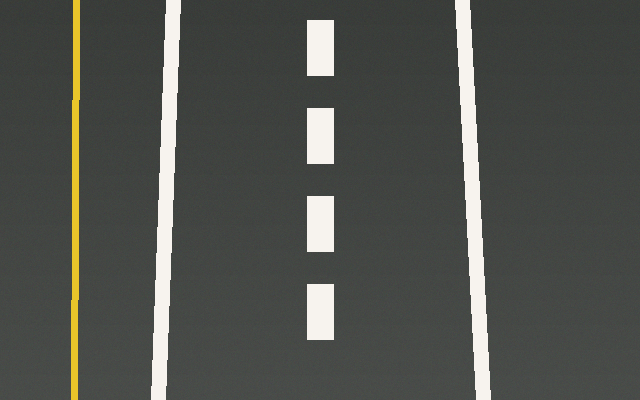
#> input picture exemplos_tp2/Filtragem_Espacial_Bordas_40_Exemplos_Independentes/dados/pista_bev.png, 640 x 400 px
$ python 38_resposta_direcional_sombra.py   (older library calls are emulated)
#> lines starting #> are read from the running program, lines starting #| are printed output that depends on the picture; after the words box and inside, x2 and y2 are one past the last pixel; in counts of white or black regions, pixels touching at a corner belong together
"""
EXEMPLO 38 - Frequências direcionais sob sombra e reflexos

O QUE ESTE CÓDIGO FAZ
Compara a resposta dos quatro filtros sobre as mesmas bordas verdadeiras em três condições.

COMO O CÓDIGO FUNCIONA
Mantém as máscaras de referência e varia somente a aparência da cena.

POR QUE É IMPORTANTE NA DIREÇÃO AUTÔNOMA
Permite investigar quais orientações permanecem mais detectáveis sob perturbação controlada.

COMO EXPLICAR AOS ALUNOS
Este exemplo representa uma etapa pequena de um pipeline de percepção. Observe a
imagem inicial, os valores numéricos apresentados no terminal e as imagens geradas.
Compare alterações de parâmetros mantendo as demais condições constantes.

ATIVIDADE PRÁTICA
Justifique por que a maior resposta nem sempre significa menos falsos positivos.

COMO EXECUTAR
python exemplos/38_resposta_direcional_sombra.py

SAÍDA
Uma ou mais figuras ou métricas serão salvas automaticamente em saidas/.
O programa pode ser executado diretamente: as funções estão neste próprio arquivo.
"""

import argparse
import csv
import json
import time
from pathlib import Path
import cv2
import numpy as np
import matplotlib
matplotlib.use("Agg")
import matplotlib.pyplot as plt

# Cada exemplo contém suas próprias funções; NÃO utiliza apoio.py.
# A pasta dados guarda apenas imagens de entrada. É permitido executar
# os exemplos em qualquer ordem, diretamente ou no Google Colab.
BASE = Path(__file__).resolve().parent.parent
DADOS = BASE / "dados"
RESULTADOS = BASE / "saidas" / Path(__file__).stem
RESULTADOS.mkdir(parents=True, exist_ok=True)


def ler(nome="pista_bev.png", cinza=False):
    """Abre uma imagem com verificação explícita de existência."""
    p = DADOS / nome
    imagem = cv2.imread(str(p), cv2.IMREAD_GRAYSCALE if cinza else cv2.IMREAD_COLOR)
    if imagem is None:
        raise FileNotFoundError(f"Imagem ausente: {p}. Execute o código com o ZIP extraído.")
    return imagem


def cinza(img):
    return cv2.cvtColor(img, cv2.COLOR_BGR2GRAY) if img.ndim == 3 else img


def sombra(img):
    """Perturbação controlada: sombra artificial em faixa diagonal da estrada."""
    a = img.astype(np.float32).copy()
    h, w = img.shape[:2]
    m = np.zeros((h,w),np.uint8)
    pts = np.array([[0,int(h*.16)],[w,int(h*.36)],[w,int(h*.59)],[0,int(h*.39)]],np.int32)
    cv2.fillConvexPoly(m,pts,255)
    a[m>0]*=.38
    a += np.random.default_rng(41).normal(0,2.5,a.shape)
    return np.clip(a,0,255).astype(np.uint8)


def molhado(img):
    """CENÁRIO SINTÉTICO, não um teste com asfalto molhado real.
    Refrações/reflexos e variação tonal aproximam certos efeitos visuais.
    """
    h,w=img.shape[:2]
    a=(img.astype(np.float32)*.68).astype(np.uint8)
    overlay=np.zeros_like(a)
    cv2.ellipse(overlay,(int(w*.50),int(h*.73)),(int(w*.39),int(h*.1)),0,0,360,(175,181,189),-1)
    cv2.line(overlay,(int(w*.27),int(h*.57)),(int(w*.76),int(h*.89)),(255,235,226),6)
    cv2.line(overlay,(int(w*.47),int(h*.62)),(int(w*.66),int(h*.97)),(225,224,240),4)
    a=cv2.addWeighted(a,.83,overlay,.17,0)
    noise=np.random.default_rng(27).normal(0,6,a.shape)
    return np.clip(a.astype(np.float32)+noise,0,255).astype(np.uint8)


# [11 lines left out: functions selecionar_cena, normalize8, not called in this run]


def mostrar(paineis,titulos,nome="painel.png",colunas=3):
    """Salva painel, sem depender de janelas gráficas (compatível com Colab)."""
    n=len(paineis); linhas=(n+colunas-1)//colunas
    fig,ax=plt.subplots(linhas,colunas,figsize=(5*colunas,3.45*linhas),squeeze=False)
    for i, (im,t) in enumerate(zip(paineis,titulos)):
        a=ax.flat[i]
        if im.ndim==2: a.imshow(im,cmap="gray",vmin=0,vmax=255)
        else: a.imshow(cv2.cvtColor(im,cv2.COLOR_BGR2RGB))
        a.set_title(t,fontsize=11);a.axis("off")
    for a in ax.flat[n:]:a.axis("off")
    fig.tight_layout()
    p=RESULTADOS/nome
    fig.savefig(p,dpi=120,bbox_inches="tight");plt.close(fig)
    print("Figura gerada:",p)
    return p


# [36 lines left out: functions operadores, avaliacao, not called in this run]


def banco_direcional(img):
    """Respostas de gradiente (direção normal à borda), NÃO direção
    longitudinal da faixa. Portanto faixa vertical tipicamente gera
    resposta maior perto de 0 grau (gradiente horizontal).
    """
    g=cinza(img).astype(np.float64)
    kx=np.array([[-1,0,1],[-2,0,2],[-1,0,1]],dtype=np.float64)
    ky=kx.T
    resp={}
    for graus in (0,45,90,135):
        th=np.deg2rad(graus)
        k=np.cos(th)*kx+np.sin(th)*ky
        resp[graus]=np.abs(cv2.filter2D(g,cv2.CV_64F,k,borderType=cv2.BORDER_REFLECT_101))
    return resp


def tabela(rows,columns):
    print(" | ".join(columns))
    print("-"*88)
    for row in rows:print(" | ".join(str(row.get(c,"")) for c in columns))
    with open(RESULTADOS/"metricas.csv","w",newline="",encoding="utf-8") as f:
        wr=csv.DictWriter(f,fieldnames=columns);wr.writeheader();wr.writerows(rows)


# ---------------- EXPERIMENTO DESTE EXEMPLO ----------------
ref=ler();gt=ler("bordas_gt.png",cinza=True)>0;rows=[]
#> in ler, imagem is the input picture: shape (400, 640, 3); mean B, G, R 77, 81.8, 79.7
#> call 2 of ler, with nome = 'bordas_gt.png', cinza = True
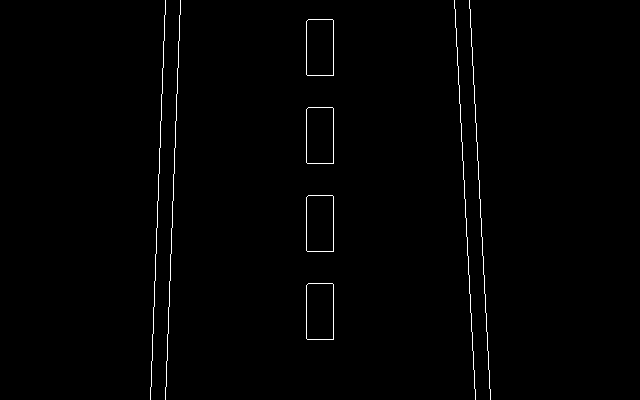
#> input picture exemplos_tp2/Filtragem_Espacial_Bordas_40_Exemplos_Independentes/dados/bordas_gt.png, 640 x 400 px
#> in ler (call 2), `imagem = cv2.imread(str(p), cv2.IMREAD_GRAYSCALE if cinza else cv2.IMR..`: imagem: shape (400, 640); 0.88% white in thin lines or dots, all inside (x1, y1, x2, y2) = (150, 0, 491, 400)
for nome,im in [("normal",ref),("sombra",sombra(ref)),("reflexos",molhado(ref))]:
#> in sombra, `h, w = img.shape[:2]`: h = 400; w = 640
#> in sombra, `pts = np.array([[0,int(h*.16)],[w,int(h*.36)],[w,int(h*.59)],[0,int(h*..`: pts = [[0, 64], [640, 144], [640, 236], [0, 156]]
#> in sombra, `a += np.random.default_rng(41).normal(0,2.5,a.shape)`:
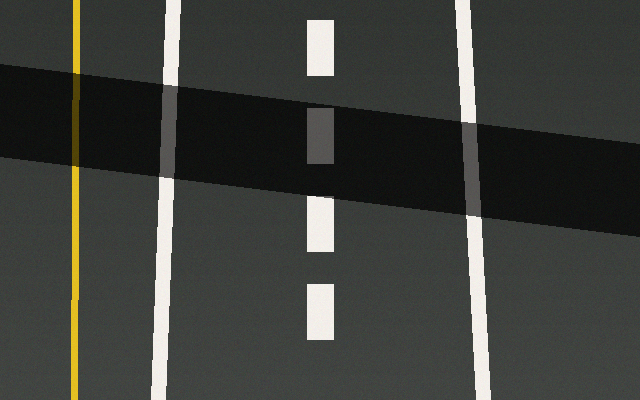
#> a: shape (400, 640, 3) float32; mean B, G, R 66.1, 70.2, 68.4; drawn with min black and max white
#> in molhado, `h,w=img.shape[:2]`: h = 400; w = 640
#> in molhado, `a=(img.astype(np.float32)*.68).astype(np.uint8)`:
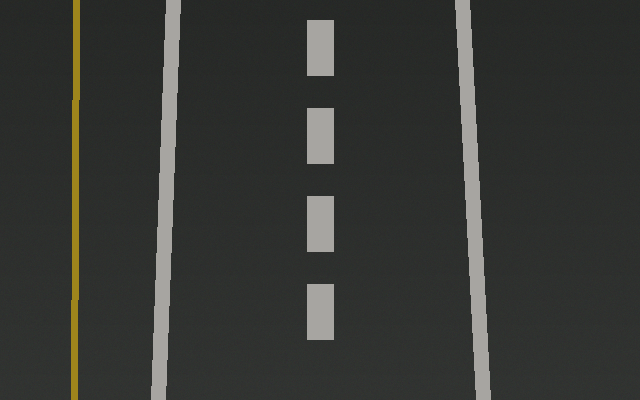
#> a: shape (400, 640, 3); mean B, G, R 51.8, 55.1, 53.6
#> in molhado, `a=cv2.addWeighted(a,.83,overlay,.17,0)`:
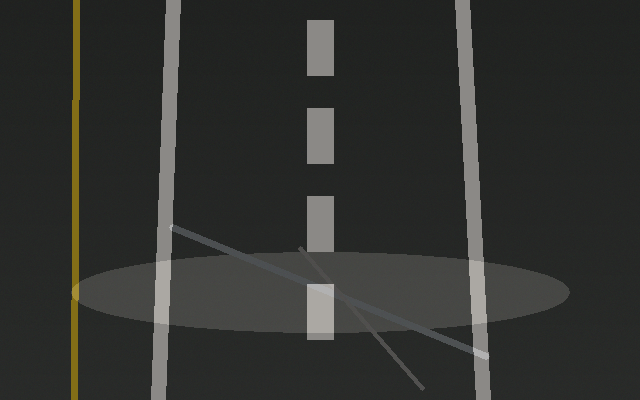
#> a: shape (400, 640, 3); mean B, G, R 47.1, 49.9, 48.8
 r=banco_direcional(im)
 for ang,v in r.items():rows.append(dict(cenario=nome,angulo=ang,resposta_media=round(float(v[gt].mean()),2)))
#> this loop made 3 passes
#> after the loop, rows = 12 items
tabela(rows,["cenario","angulo","resposta_media"])
#> the loop in tabela, `for row in rows:print(" | ".join(str(row.get(c,"")) for c in columns))` made 12 passes
#> row on passes 1, 2, 3, 5, 6, 7, 9: {'cenario': 'normal', 'angulo': 0, 'resposta_media': 645.3}, {'cenario': 'normal', 'angulo': 45, 'resposta_media': 498.3}, {'cenario': 'normal', 'angulo': 90, 'resposta_media': 91.9}, {'cenario': 'sombra', 'angulo': 0, 'resposta_media': 548}, {'cenario': 'sombra', 'angulo': 45, 'resposta_media': 420.3}, {'cenario': 'sombra', 'angulo': 90, 'resposta_media': 79.92}, {'cenario': 'reflexos', 'angulo': 0, 'resposta_media': 365}
#| normal | 0 | 645.27
#| normal | 45 | 498.26
#| normal | 90 | 91.9
#| normal | 135 | 503.57
#| sombra | 0 | 547.99
#| sombra | 45 | 420.29
#| sombra | 90 | 79.92
#| sombra | 135 | 425.69
#> (further printed lines are left out)
mostrar([ref,sombra(ref),molhado(ref)],["Normal","Sombra","Reflexos"],colunas=3)
#> in sombra (call 2), `cv2.fillConvexPoly(m,pts,255)`:
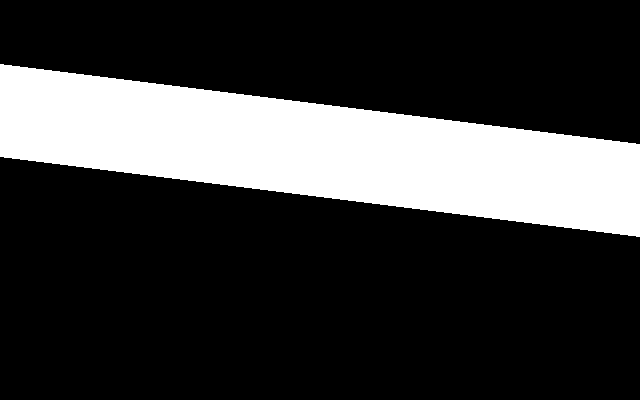
#> m: shape (400, 640); 23.2% white; 1 white region, box (x1, y1, x2, y2) and area: (0, 64, 640, 237) 59520
#> in molhado (call 2), `cv2.line(overlay,(int(w*.47),int(h*.62)),(int(w*.66),int(h*.97)),(225,..`:
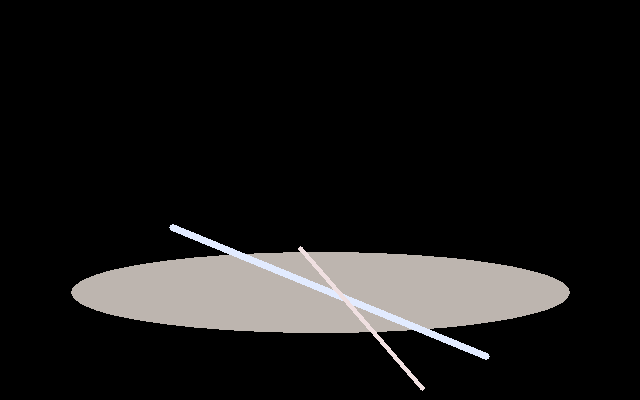
#> overlay: shape (400, 640, 3); mean of channels 0, 1, 2 23.5, 24, 25; drawn as B, G, R
#> in mostrar, `n = len(paineis)`: n = 3
#> in mostrar, `linhas = (n + colunas - 1) // colunas`: linhas = 1
#> the loop in mostrar, `for i, (im,t) in enumerate(zip(paineis,titulos)):` made 3 passes
#> in mostrar, `fig.savefig(p, dpi=120, bbox_inches='tight')`:
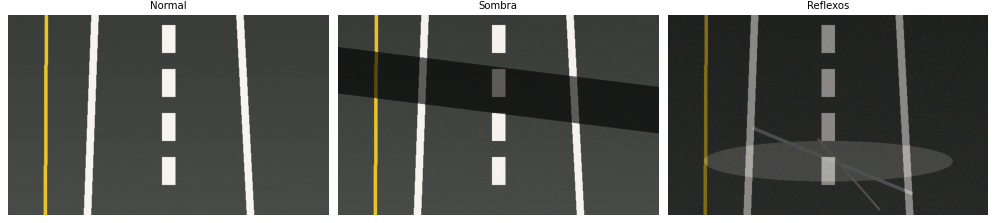
#> figure drawn by matplotlib, 3 panels
